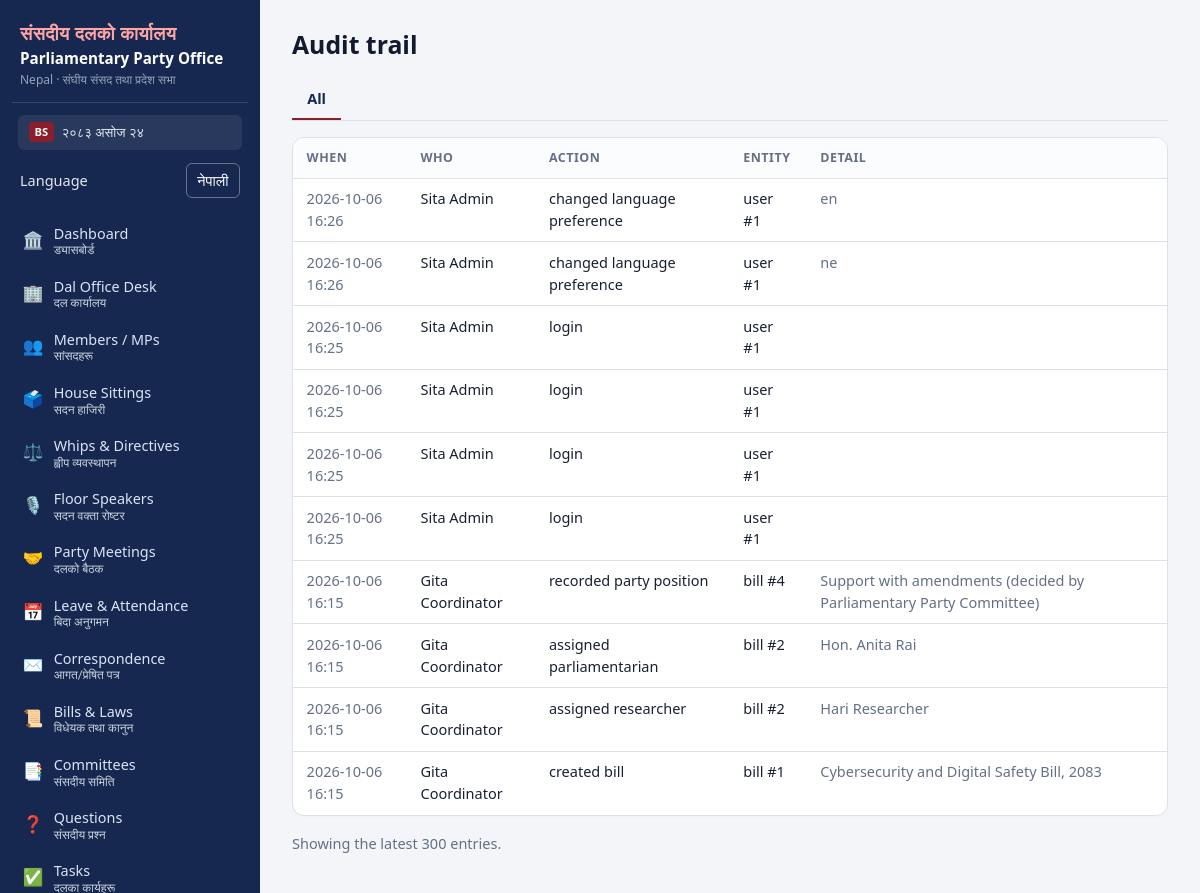
The app's page /audit (signed in) with its own data.
### tables this page shows
CREATE TABLE users(
  id INTEGER PRIMARY KEY, name TEXT NOT NULL, email TEXT NOT NULL UNIQUE,
  password_hash TEXT NOT NULL, role TEXT NOT NULL,
  language TEXT NOT NULL DEFAULT 'en',
  status TEXT NOT NULL DEFAULT 'active', created_at TEXT NOT NULL);

CREATE TABLE activity_logs(
  id INTEGER PRIMARY KEY, actor_id INTEGER REFERENCES users(id),
  action TEXT NOT NULL, entity_type TEXT, entity_id INTEGER, detail TEXT,
  timestamp TEXT NOT NULL);

### app.py (the view)
@app.route("/audit")
@perm_required("audit.view")
def audit():
    logs = q("SELECT l.*, u.name actor, u.email FROM activity_logs l LEFT JOIN users u "
             "ON u.id=l.actor_id ORDER BY l.id DESC LIMIT 100")
    return render_template("audit.html", logs=logs)

### app.py (called while the page is built)
def today():
    return dt.date.today().isoformat()

def nepali_digits(val):
    if val is None:
        return ""
    return str(val).translate(NEP_DIGITS)

def db():
    if "db" not in g:
        g.db = sqlite3.connect(DB_PATH)
        g.db.row_factory = sqlite3.Row
        g.db.execute("PRAGMA foreign_keys=ON")
    return g.db

def q(sql, args=(), one=False):
    cur = db().execute(sql, args)
    return cur.fetchone() if one else cur.fetchall()

@app.before_request
def load_user():
    g.user = None
    uid = session.get("uid")
    if uid:
        u = q("SELECT * FROM users WHERE id=? AND status='active'", (uid,), one=True)
        if u:
            g.user = u
            session["language"] = u["language"] if "language" in u.keys() else "en"
        else:
            session.clear()
    if request.method == "POST":
        token = request.form.get("_csrf") or request.headers.get("X-CSRF-Token")
        if not token or token != session.get("csrf"):
            abort(400, "Invalid or missing CSRF token. Reload the page and try again.")

def csrf():
    if "csrf" not in session:
        session["csrf"] = secrets.token_hex(16)
    return session["csrf"]

def can(perm):
    return bool(g.user) and g.user["role"] in PERMS.get(perm, set())

def login_required(fn):
    @wraps(fn)
    def wrapper(*a, **kw):
        if not g.user:
            return redirect(url_for("login", next=request.full_path.rstrip("?")))
        return fn(*a, **kw)
    return wrapper

def perm_required(perm):
    def deco(fn):
        @wraps(fn)
        @login_required
        def wrapper(*a, **kw):
            if not can(perm):
                abort(403)
            return fn(*a, **kw)
        return wrapper
    return deco

@app.template_filter("fdt")
def fdt(s):
    return (s or "").replace("T", " ")[:16]

### templates/audit.html
{% extends 'base.html' %}{% block title %}Audit trail{% endblock %}
{% block content %}
<div class="page-head"><h1>Audit trail</h1></div>
<nav class="tabs"><a href="{{ url_for('audit') }}" class="{{ 'on' if not etype }}">All</a>{% for t in types %}<a href="{{ url_for('audit', type=t) }}" class="{{ 'on' if t==etype }}">{{ t }}</a>{% endfor %}</nav>
<div class="card tablewrap"><table class="tbl"><thead><tr><th>When</th><th>Who</th><th>Action</th><th>Entity</th><th>Detail</th></tr></thead><tbody>
{% for l in logs %}<tr><td class="muted">{{ l.timestamp|fdt }}</td><td>{{ l.actor or 'System' }}</td><td>{{ l.action }}</td><td>{{ l.entity_type or '' }}{% if l.entity_id %} #{{ l.entity_id }}{% endif %}</td><td class="muted">{{ l.detail or '' }}</td></tr>{% endfor %}
</tbody></table></div>
<p class="muted">Showing the latest 300 entries.</p>
{% endblock %}

### templates/base.html (shortened to what this page needs)
<!doctype html>
<html lang="{{ 'ne' if language == 'ne' else 'en' }}">
<head>
<link rel="stylesheet" href="{{ url_for('static', filename='style.css') }}">
</head>
<body>
{% if g.user %}
<aside class="sidebar">
  <div class="brand">
    <div class="brand-nep">संसदीय दलको कार्यालय</div>
    <div class="brand-main">Parliamentary Party Office</div>
    <div class="brand-sub">Nepal · संघीय संसद तथा प्रदेश सभा</div>
  </div>
  <div class="sidebar-date">
    <span class="cal-badge">BS</span> {{ bs_today.split(' (')[0] if bs_today else today }}
  </div>
  <form class="language-switch sidebar-language" method="post" action="{{ url_for('set_language', language='ne' if language != 'ne' else 'en') }}">
    <span>{{ 'Language' if language == 'en' else 'भाषा' }}</span>
    <button type="submit" lang="{{ 'en' if language == 'ne' else 'ne' }}">{{ 'नेपाली' if language == 'en' else 'English' }}</button>
  </form>
  <nav>
    <a href="{{ url_for('dashboard') }}" class="{{ 'on' if request.endpoint=='dashboard' }}">
      <span class="nav-icon">🏛️</span>
      <span class="nav-text">Dashboard <small class="nep">ड्यासबोर्ड</small></span>
    </a>
    <a href="{{ url_for('office_desk') }}" class="{{ 'on' if request.endpoint=='office_desk' }}">
      <span class="nav-icon">🏢</span>
      <span class="nav-text">Dal Office Desk <small class="nep">दल कार्यालय</small></span>
    </a>
    <a href="{{ url_for('members_list') }}" class="{{ 'on' if request.endpoint and request.endpoint.startswith('member') }}">
      <span class="nav-icon">👥</span>
      <span class="nav-text">Members / MPs <small class="nep">सांसदहरू</small></span>
    </a>
    <a href="{{ url_for('sittings_list') }}" class="{{ 'on' if request.endpoint and request.endpoint.startswith('sitting') }}">
      <span class="nav-icon">🗳️</span>
      <span class="nav-text">House Sittings <small class="nep">सदन हाजिरी</small></span>
    </a>
    <a href="{{ url_for('whips_list') }}" class="{{ 'on' if request.endpoint and request.endpoint.startswith('whip') }}">
      <span class="nav-icon">⚖️</span>
      <span class="nav-text">Whips & Directives <small class="nep">ह्वीप व्यवस्थापन</small></span>
    </a>
    <a href="{{ url_for('rosters_list') }}" class="{{ 'on' if request.endpoint and request.endpoint.startswith('roster') }}">
      <span class="nav-icon">🎙️</span>
      <span class="nav-text">Floor Speakers <small class="nep">सदन वक्ता रोष्टर</small></span>
    </a>
    <a href="{{ url_for('meetings_list') }}" class="{{ 'on' if request.endpoint and request.endpoint.startswith('meeting') }}">
      <span class="nav-icon">🤝</span>
      <span class="nav-text">Party Meetings <small class="nep">दलको बैठक</small></span>
    </a>
    <a href="{{ url_for('leaves_list') }}" class="{{ 'on' if request.endpoint and request.endpoint.startswith('leave') }}">
      <span class="nav-icon">📅</span>
      <span class="nav-text">Leave & Attendance <small class="nep">बिदा अनुगमन</small></span>
    </a>
    <a href="{{ url_for('letters_list') }}" class="{{ 'on' if request.endpoint and request.endpoint.startswith('letter') }}">
      <span class="nav-icon">✉️</span>
      <span class="nav-text">Correspondence <small class="nep">आगत/प्रेषित पत्र</small></span>
    </a>
    <a href="{{ url_for('bills_list') }}" class="{{ 'on' if request.endpoint and request.endpoint.startswith('bill') }}">
      <span class="nav-icon">📜</span>
      <span class="nav-text">Bills & Laws <small class="nep">विधेयक तथा कानुन</small></span>
    </a>
    <a href="{{ url_for('committees_list') }}" class="{{ 'on' if request.endpoint and request.endpoint.startswith('committee') }}">
      <span class="nav-icon">📑</span>
      <span class="nav-text">Committees <small class="nep">संसदीय समिति</small></span>
    </a>
    <a href="{{ url_for('questions_list') }}" class="{{ 'on' if request.endpoint and request.endpoint.startswith('question') }}">
      <span class="nav-icon">❓</span>
      <span class="nav-text">Questions <small class="nep">संसदीय प्रश्न</small></span>
    </a>
    <a href="{{ url_for('tasks_list') }}" class="{{ 'on' if request.endpoint and request.endpoint.startswith('task') }}">
      <span class="nav-icon">✅</span>
      <span class="nav-text">Tasks <small class="nep">दलका कार्यहरू</small></span>
    </a>
  </nav>
</aside>
{% endif %}
<main class="{{ 'main' if g.user else 'main-bare' }}">
  {% block content %}{% endblock %}
</main>
</body>
</html>

### static/style.css (style rules this page uses)
:root { --bg: #f3f5f8; --card: #ffffff; --ink: #172033; --muted: #647087; --line: #dbe1eb; --brand: #16284f; --brand2: #21407a; --nepal-crimson: #8b1e2b; --nepal-crimson-dark: #63101b; --nepal-crimson-light: #fdf2f4; --ok: #157347; --ok-bg: #d1e7dd; --warn: #b45309; --warn-bg: #fef3c7; --err: #b91c1c; --err-bg: #fee2e2; --side: 260px; }
* { box-sizing: border-box; }
body { margin: 0; font: 14.5px/1.5 system-ui, -apple-system, 'Mukta', 'Segoe UI', Roboto, sans-serif; background: var(--bg); color: var(--ink); }
a { color: var(--brand2); text-decoration: none; }
h1 { font-size: 1.55rem; margin: .1rem 0; font-weight: 700; color: #111a2e; }
.muted { color: var(--muted); }
.language-switch { display: inline-flex; align-items: center; margin: 0 .5rem; }
.language-switch button { border: 1px solid rgba(255,255,255,.35); border-radius: 6px; padding: .35rem .65rem; color: #fff; background: transparent; font: inherit; cursor: pointer; }
.sidebar-language { justify-content: space-between; padding: .35rem .5rem .65rem; margin: 0; color: #e2e8f0; }
.sidebar { position: fixed; inset: 0 auto 0 0; width: var(--side); background: var(--brand); color: #fff; display: flex; flex-direction: column; padding: 1rem .75rem; overflow-y: auto; z-index: 20; }
.brand { padding: .2rem .5rem .8rem; border-bottom: 1px solid rgba(255, 255, 255, 0.15); }
.brand-nep { font-size: 1.15rem; font-weight: 700; color: #fca5a5; letter-spacing: .02em; }
.brand-main { font-size: .95rem; font-weight: 600; color: #ffffff; line-height: 1.25; margin-top: .15rem; }
.brand-sub { font-size: .75rem; color: #94a3b8; margin-top: .2rem; }
.sidebar-date { background: rgba(255, 255, 255, 0.08); border-radius: 6px; padding: .45rem .65rem; margin: .75rem .4rem .5rem; font-size: .82rem; color: #e2e8f0; display: flex; align-items: center; gap: .5rem; }
.cal-badge { background: var(--nepal-crimson); color: #fff; font-size: .7rem; font-weight: 700; padding: .1rem .35rem; border-radius: 4px; }
.sidebar nav { display: flex; flex-direction: column; gap: 3px; flex: 1; margin-top: .4rem; }
.sidebar nav a { color: #dbe4f7; padding: .48rem .65rem; border-radius: 7px; display: flex; align-items: center; gap: .65rem; font-size: .9rem; }
.nav-icon { font-size: 1.05rem; line-height: 1; }
.nav-text small.nep { display: block; font-size: .75rem; color: #cbd5e1; line-height: 1.1; font-family: 'Mukta', system-ui, sans-serif; }
.main { margin-left: var(--side); padding: 1.5rem 2rem; max-width: 1300px; }
.page-head { display: flex; justify-content: space-between; align-items: flex-start; gap: 1rem; margin-bottom: 1rem; flex-wrap: wrap; }
.card { background: var(--card); border: 1px solid var(--line); border-radius: 12px; padding: 1rem 1.2rem; margin-bottom: 1.1rem; box-shadow: 0 1px 3px rgba(0,0,0,.02); }
.tablewrap { padding: 0; overflow-x: auto; }
.tbl { width: 100%; border-collapse: collapse; }
.tbl th { text-align: left; font-size: .78rem; text-transform: uppercase; letter-spacing: .04em; color: var(--muted); padding: .65rem .85rem; border-bottom: 1px solid var(--line); white-space: nowrap; background: #fbfcfd; }
.tbl td { padding: .6rem .85rem; border-bottom: 1px solid var(--line); vertical-align: top; }
.tbl tr:last-child td { border-bottom: 0; }
.tabs { display: flex; gap: .2rem; flex-wrap: wrap; border-bottom: 1px solid var(--line); margin-bottom: 1rem; }
.tabs a { padding: .5rem .95rem; color: var(--muted); border-bottom: 2px solid transparent; font-weight: 500; }
.tabs a.on { color: var(--brand); border-color: var(--nepal-crimson); font-weight: 700; }

### records on screen
users: language "Language", language "नेपाली"
activity_logs: timestamp|fdt "2026-10-06 16:26", name "Sita Admin", action "changed language preference", entity_type "user", entity_id "1", detail "en"
activity_logs: timestamp|fdt "2026-10-06 16:26", name "Sita Admin", action "changed language preference", entity_type "user", entity_id "1", detail "ne"
activity_logs: timestamp|fdt "2026-10-06 16:25", name "Sita Admin", action "login", entity_type "user", entity_id "1"
activity_logs: timestamp|fdt "2026-10-06 16:25", name "Sita Admin", action "login", entity_type "user", entity_id "1"
activity_logs: timestamp|fdt "2026-10-06 16:25", name "Sita Admin", action "login", entity_type "user", entity_id "1"
activity_logs: timestamp|fdt "2026-10-06 16:25", name "Sita Admin", action "login", entity_type "user", entity_id "1"
activity_logs: timestamp|fdt "2026-10-06 16:15", name "Gita Coordinator", action "recorded party position", entity_type "bill", entity_id "4", detail "Support with amendments (decided by Parliamentary Party Committee)"
activity_logs: timestamp|fdt "2026-10-06 16:15", name "Gita Coordinator", action "assigned parliamentarian", entity_type "bill", entity_id "2", detail "Hon. Anita Rai"
activity_logs: timestamp|fdt "2026-10-06 16:15", name "Gita Coordinator", action "assigned researcher", entity_type "bill", entity_id "2", detail "Hari Researcher"
activity_logs: timestamp|fdt "2026-10-06 16:15", name "Gita Coordinator", action "created bill", entity_type "bill", entity_id "1", detail "Cybersecurity and Digital Safety Bill, 2083"
